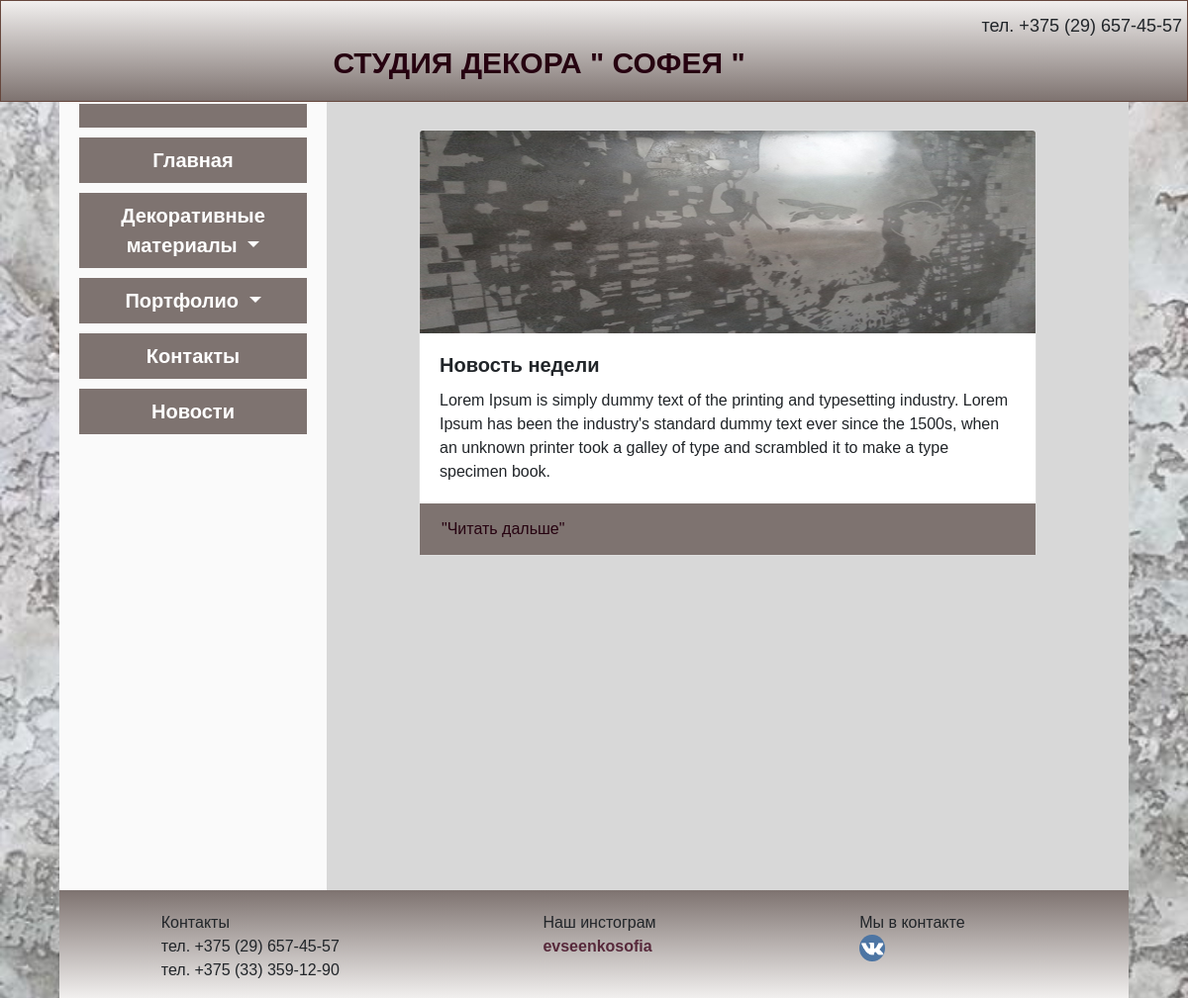
Screenshot of /news/view with the database file from the repository.
### tables this page shows
CREATE TABLE `news` (
  `id` int(11) NOT NULL,
  `title` varchar(70) NOT NULL,
  `data` date NOT NULL,
  `preview` text NOT NULL,
  `text` text NOT NULL,
  `image` text NOT NULL,
  `alt` text NOT NULL
);

### public/index.php (called while the page is built, shortened)
<?php
$qStr = $_SERVER['QUERY_STRING'];
spl_autoload_register(function ($class){
    $class = ROOT .'/'. str_replace('\\','/', $class) . '.php';
});
Router::dispatch($qStr);

### config/db.php (called while the page is built)
<?php
return[
    'dsn' =>'mysql:host=localhost;dbname=sofeya',
    'user'=> 'root',
    'pass' => '',
];

### app/controllers/NewsController.php (called while the page is built, shortened)
<?php
class NewsController extends AppController
{
    public function viewAction(){
        $news = new News();
        $total = $news->count();
    }
}

### app/views/News/view.php (the view, shortened to what this page needs)
<?php foreach ($news as $arNews):?>
    <div class="card mb-3 block_news">
        <img src="/foto/news/<?=$arNews['image'];?>" class="card-img-top" width="625" height="205" alt="<?=$arNews['alt'];?>">
        <div class="card-body">
            <h5 class="card-title news"><?=$arNews['title'];?></h5>
            <p class="card-text text_news"><?=$arNews['preview'];?> </p>
        </div>
            <div class="more">
                <a href="/news/viewdatail/<?=$arNews['id'];?>"> "Читать дальше"</a>
            </div>
    </div>
<?php endforeach;?>

### public/style/style.css (style rules this page uses)
* { margin:0 auto; padding: 0; font-family: 'Commissioner', sans-serif; }
.card-title { font-weight: bold; }
.block_news { margin: 4% 10%; }
.news { display: block; }
.text_news { display: inline-block; }
.block_news { margin-bottom: 4%; }
.more { background: #7e7370; margin: 0; padding: 14px 22px; text-align: left; }
.more>a { color: #260210; }

### rows the page displays
news: image (picture), title "Новость недели", preview "Lorem Ipsum is simply dummy text of the printing and typesetting industry. Lorem Ipsum has been the industry's standard dummy text ever since the 1500s, when an unknown printer took a galley of type and scrambled it to make a type specimen book."

### other values shown
TITLE "СТУДИЯ ДЕКОРА \" СОФЕЯ \""
TELEFON1 "тел. +375 (29) 657-45-57"
TELEFON2 "тел. +375 (33) 359-12-90"
INSTAGRAM "evseenkosofia"
